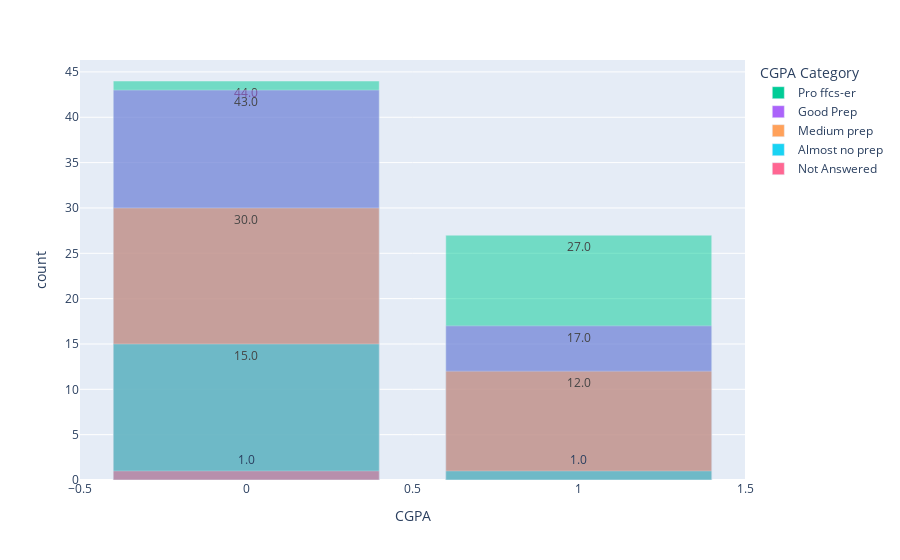

Notebook source saved alongside this figure:
### Code cell
df_temp = df_prepocessed.groupby("cgpa_bool")['ffcs'].value_counts().reset_index(name="count")
# df_temp['cgpa_bool'] = df_temp['cgpa_bool'].map({1: "9-pointer", 0: "Non-9-pointer"})
# df_temp['ffcs'].unique()
df_temp['ffcs'] = df_temp['ffcs'].replace({"I check profs, slots and have backup timetables. [Pro ffcs-er]":"Pro ffcs-er",
       "I choose slots on the day of FFCS and hope they don't clash [Almost no prep]":"Almost no prep",
       "I have a timetable and tested for no clash [Good Prep]":"Good Prep",
       "I know good teachers and slots, but I don't check using tools like ffcsonthego [Medium prep]":"Medium prep"})
df_temp['percentages']=df_temp.groupby('cgpa_bool')['count'].transform(lambda x: x/x.sum() *100)
# df_temp['ffcs'].unique()
fig = px.bar(df_temp, x="cgpa_bool", y="count",color='ffcs', text_auto='.1f',barmode="overlay" , hover_data={'percentages': ':.1f'},color_discrete_map={
                "9-pointer": "#873260",
                "Non-9-pointer": "#DAA520",
                },
category_orders={"cgpa_bool": ["9-pointer", "Non-9-pointer"]})
fig.update_layout(
    legend_title_text="CGPA Category",
    xaxis_title="CGPA"
)
fig.show()

### Figure 1 — Plotly figure (JSON) as saved in the notebook; plotly's stock layout.template omitted (floating-point values rounded to 4 significant figures)
{"data": [{"customdata": [[33.08], [47.37]], "hovertemplate": "ffcs=Pro ffcs-er<br>cgpa_bool=%{x}<br>count=%{y}<br>percentages=%{customdata[0]:.1f}<extra></extra>", "legendgroup": "Pro ffcs-er", "marker": {"color": "#00cc96", "opacity": 0.5, "pattern": {"shape": ""}}, "name": "Pro ffcs-er", "orientation": "v", "showlegend": true, "textposition": "auto", "texttemplate": "%{y:.1f}", "type": "bar", "x": [0, 1], "xaxis": "x", "y": [44, 27], "yaxis": "y"}, {"customdata": [[32.33], [29.82]], "hovertemplate": "ffcs=Good Prep<br>cgpa_bool=%{x}<br>count=%{y}<br>percentages=%{customdata[0]:.1f}<extra></extra>", "legendgroup": "Good Prep", "marker": {"color": "#ab63fa", "opacity": 0.5, "pattern": {"shape": ""}}, "name": "Good Prep", "orientation": "v", "showlegend": true, "textposition": "auto", "texttemplate": "%{y:.1f}", "type": "bar", "x": [0, 1], "xaxis": "x", "y": [43, 17], "yaxis": "y"}, {"customdata": [[22.56], [21.05]], "hovertemplate": "ffcs=Medium prep<br>cgpa_bool=%{x}<br>count=%{y}<br>percentages=%{customdata[0]:.1f}<extra></extra>", "legendgroup": "Medium prep", "marker": {"color": "#FFA15A", "opacity": 0.5, "pattern": {"shape": ""}}, "name": "Medium prep", "orientation": "v", "showlegend": true, "textposition": "auto", "texttemplate": "%{y:.1f}", "type": "bar", "x": [0, 1], "xaxis": "x", "y": [30, 12], "yaxis": "y"}, {"customdata": [[11.28], [1.754]], "hovertemplate": "ffcs=Almost no prep<br>cgpa_bool=%{x}<br>count=%{y}<br>percentages=%{customdata[0]:.1f}<extra></extra>", "legendgroup": "Almost no prep", "marker": {"color": "#19d3f3", "opacity": 0.5, "pattern": {"shape": ""}}, "name": "Almost no prep", "orientation": "v", "showlegend": true, "textposition": "auto", "texttemplate": "%{y:.1f}", "type": "bar", "x": [0, 1], "xaxis": "x", "y": [15, 1], "yaxis": "y"}, {"customdata": [[0.7519]], "hovertemplate": "ffcs=Not Answered<br>cgpa_bool=%{x}<br>count=%{y}<br>percentages=%{customdata[0]:.1f}<extra></extra>", "legendgroup": "Not Answered", "marker": {"color": "#FF6692", "opacity": 0.5, "pattern": {"shape": ""}}, "name": "Not Answered", "orientation": "v", "showlegend": true, "textposition": "auto", "texttemplate": "%{y:.1f}", "type": "bar", "x": [0], "xaxis": "x", "y": [1], "yaxis": "y"}], "layout": {"barmode": "overlay", "legend": {"title": {"text": "CGPA Category"}, "tracegroupgap": 0}, "margin": {"t": 60}, "xaxis": {"anchor": "y", "categoryarray": ["9-pointer", "Non-9-pointer"], "categoryorder": "array", "domain": [0, 1], "title": {"text": "CGPA"}}, "yaxis": {"anchor": "x", "domain": [0, 1], "title": {"text": "count"}}}}
